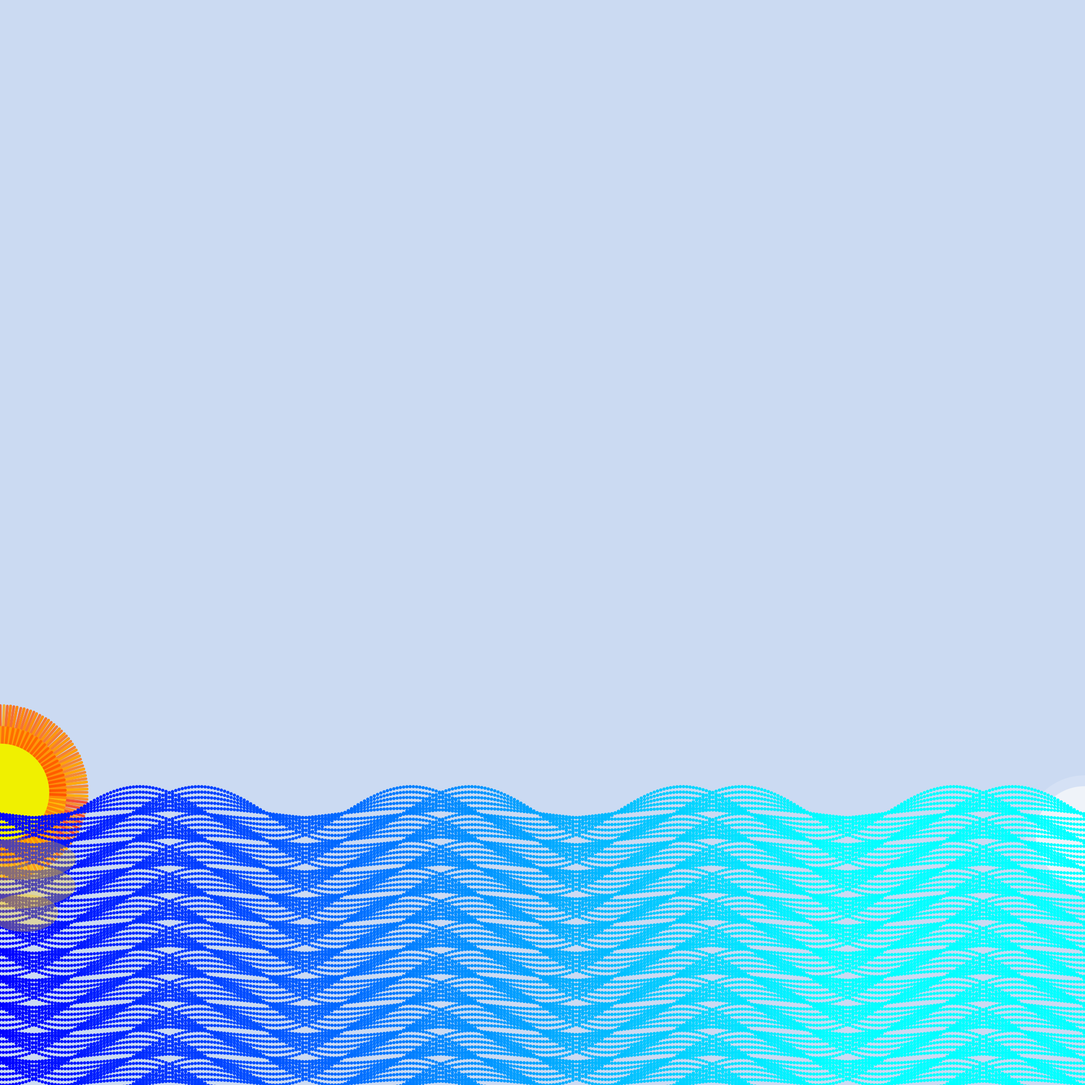
Frame 1 (no input)
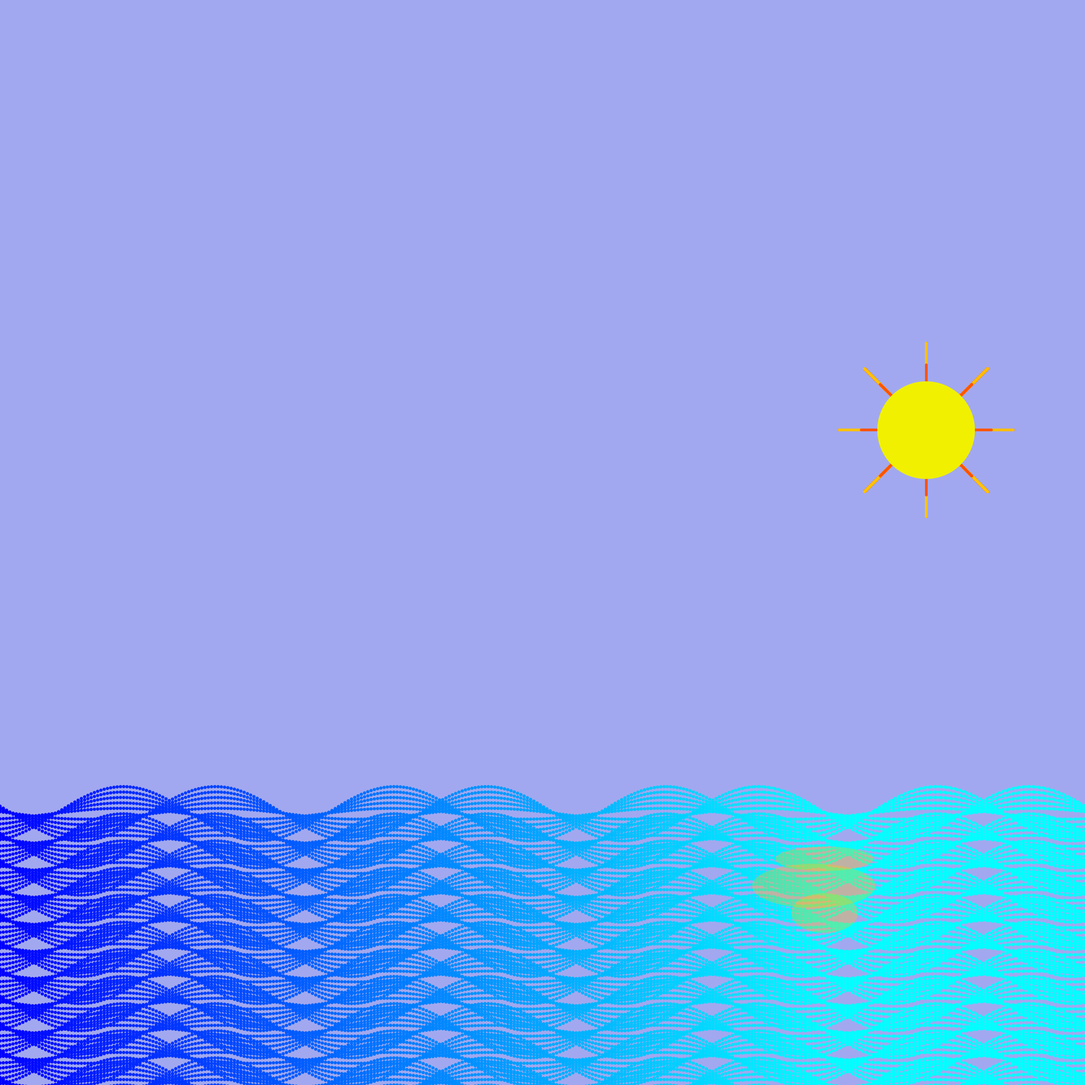
Frame 60 (the mouse pressed at the canvas centre just before this capture)
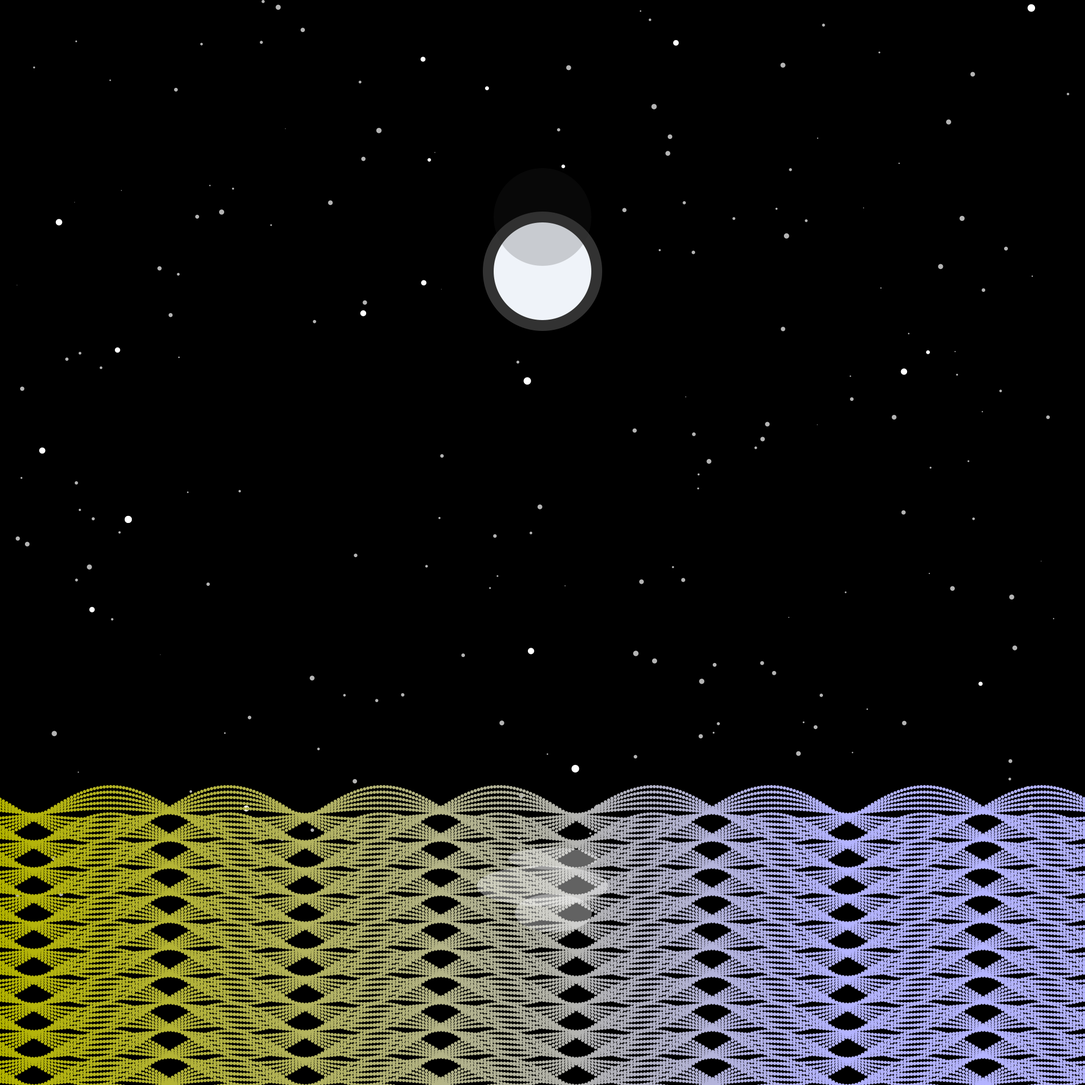
Frame 120 (the mouse held since frame 60 and released just before this capture)

The Processing sketch that drew these frames (run headless with seeded random() and noise(); from frame 60 on, the mouse is pressed at the canvas centre):

// Processing sketch: HW_Unit_3__DynamicComposition1_LuCheng
// ── HW_Unit_3__DynamicComposition1_LuCheng.pde
//sin line variables
float[] yvalues;
int w;
int xspacing = 6;
float period = 500;  // How many pixels before the wave repeats
float dx;
float waveStartAngle = 0;
float waveStartAngle2 = PI/2;
float deltaAngle = 0.02;

color skyDawn = color(203, 218, 242);
color skyMorning = color(117, 164, 239);
color skyNoon = color(48, 124, 244);
color skyAfternoon = color(162, 168, 239);
color skyEvening = color(192, 133, 234);
color skyNight = color(70, 61, 76);
color skyMidnight = color(0);
color[] skyColor = {skyDawn,skyMorning,skyNoon,skyAfternoon,skyEvening,skyNight,skyMidnight,skyNight};

int timeslot = 0;
int timeslotType = skyColor.length;
int interval = 20;
int count = 1;

float sunAngle = PI;
float sunDeltaAngle = 2*PI/timeslotType/interval; // sun rotate angle
int sunRay = 0;

float earthShade = -180;
int earthShadeFlag = 1;

// stars coordinate
int stars = 200;
float[] xStars = new float[stars];
float[] yStars = new float[stars];
float[] rStars = new float[stars];
float xSpark, ySpark,rSpark;

float xShadow = 0;

void setup()
{
  size(2000,2000);
  w = width+16;
  yvalues = new float[w/xspacing];
  dx = (TWO_PI / period) * xspacing;
  
  for(int i = 0; i<stars; i++){
  xStars[i] = random(1,width);
  }
  for(int i = 0; i<stars; i++){
  yStars[i] = random(1,height*5/6);
  }
  for(int i = 0; i<stars; i++){
  rStars[i] = random(1,10);
  }
}

void draw()
{ 
 //Sky Change
 background(skyColor[timeslot]);
 count = count +1;
 println(timeslot);
 if (count==interval){timeslot =timeslot+1;count = 0;}
 if (timeslot > skyColor.length - 1){timeslot = 0;}
 //Star
 if (timeslot > 4) {drawStars();}
 

 
 //Sun Moon Rotate
 sunAngle += sunDeltaAngle ;
 if (sunAngle < -PI){sunAngle = PI;}
 
 pushMatrix();
      translate(width/2, height*3/4);
      rotate(sunAngle);
      drawSun();
      drawMoon();
 popMatrix();
 
 for (int i=1;i<=5;i++){
   //fill(0,0,255,100);
   //calcWave(float waveHeight)
   calcWave(i*10);
   //renderWave(float heightR)
   renderWave(1);
   //fill(0,80,255,100);
   //calcWave2(i*10);
   //renderWave(1);
   calcWave3(i*10);
   renderWave(1);
 }
 
 drawShadow();
  
}

// ── Moon.pde
void drawMoon(){
  int xMoon = - width/2, yMoon = 0;
  noStroke();
  fill(255, 50);
  ellipse(xMoon, yMoon, 220,220);
  fill(239, 243, 249);
  ellipse(xMoon, yMoon, 180,180);
  pushMatrix();
    fill(39, 39, 40, 50);
    translate(earthShade,0);
    ellipse(xMoon, yMoon, 180,180);
    earthShade = earthShade + 10;
    if (earthShade > 180){earthShade = -180;}
  popMatrix();
}

// ── Shadow.pde
void drawShadow(){
  xShadow = xShadow + width/(interval*(timeslotType)/2);
  if (xShadow >= width){xShadow = 0;}
  if (timeslot < 4) {fill(255,200,0,80);} else {fill(250, 100);}
  ellipse(xShadow,height*19/24+50,random(180,250),random(60,90));
  ellipse(xShadow+20,height*19/24,random(140,200),random(40,80));
  ellipse(xShadow+20,height*19/24+100,random(120,200),random(60,80));
}

// ── Sun.pde
void drawSun(){
  int xSun = width/2, ySun = 0;
strokeWeight(5);
pushMatrix();
translate(xSun,ySun);
  for (int i=0;i<200; i++){
  stroke(255,i,0,200);
  rotate(sunAngle);
  line(0,0,0,160);
  stroke(255,255-i,0,200);
  line(0,0,0,120);
  }
  noStroke();
  fill(240,240,0);
  ellipse(0,0,180,180);
popMatrix();
}

// ── Wave.pde
void calcWave(float waveHeight) {
  // Increment theta (try different values for 'angular velocity' here
    waveStartAngle += deltaAngle;
  // For every x value, calculate a y value with sine function
  float x = waveStartAngle;
  for (int i = 0; i < yvalues.length; i++) {
    yvalues[i] = sin(x)*waveHeight;
    x+=dx;
  }
}

void calcWave2(float waveHeight) {
  // Increment theta (try different values for 'angular velocity' here
    waveStartAngle2 += deltaAngle;
  // For every x value, calculate a y value with sine function
  float x = waveStartAngle2;
  for (int i = 0; i < yvalues.length; i++) {
    yvalues[i] = sin(x)*waveHeight;
    x+=dx;
  }
}

void calcWave3(float waveHeight) {
  // Increment theta (try different values for 'angular velocity' here
    waveStartAngle2 -= deltaAngle;
  // For every x value, calculate a y value with sine function
  float x = waveStartAngle2;
  for (int i = 0; i < yvalues.length; i++) {
    yvalues[i] = sin(x)*waveHeight;
    x+=dx;
  }
}

void renderWave(float heightR) {
  noStroke();
  //fill(0,0,255);
  // A simple way to draw the wave with an ellipse at each location
  for (int x = 0; x < yvalues.length; x++) {
   if (timeslot < 4){
   fill(0,x,255);
   }
   else if (timeslot == 4){
   fill(180,255-x,180);
   }
   else {
     fill(180,180,x);
   }
   for (int j = 0; j < 12; j++){
   ellipse(x*xspacing, (height*3/4+j*50+yvalues[x])*heightR, xspacing, xspacing);
   }
  }
}

// ── stars.pde
void drawStars(){
  fill(180);
  noStroke();
  for (int i = 0; i<stars; i++){
    ellipse(xStars[i],yStars[i],rStars[i],rStars[i]);
  }
  
  //twinkling
  int spark = int(random(5,50)); 
  int index;
  fill(255);
  for(int i = 0; i< spark; i++){
    index = int(random(stars));
    ellipse(xStars[index],yStars[index],rStars[index]+5,rStars[index]+5);
  }
     
}
